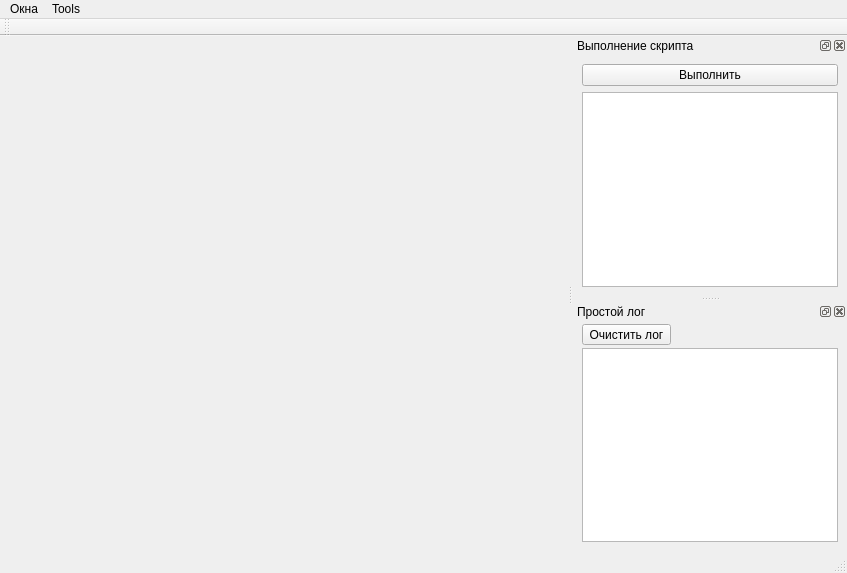
<?xml version="1.0" encoding="UTF-8"?>
<ui version="4.0">
 <class>MainWindow</class>
 <widget class="QMainWindow" name="MainWindow">
  <property name="geometry">
   <rect>
    <x>0</x>
    <y>0</y>
    <width>847</width>
    <height>573</height>
   </rect>
  </property>
  <widget class="QWidget" name="centralwidget">
   <layout class="QVBoxLayout" name="verticalLayout"/>
  </widget>
  <widget class="QMenuBar" name="menubar">
   <property name="geometry">
    <rect>
     <x>0</x>
     <y>0</y>
     <width>847</width>
     <height>21</height>
    </rect>
   </property>
   <widget class="QMenu" name="menuDockWindow">
    <property name="title">
     <string>Окна</string>
    </property>
   </widget>
   <widget class="QMenu" name="menuTools">
    <property name="title">
     <string>Tools</string>
    </property>
   </widget>
   <addaction name="menuDockWindow"/>
   <addaction name="menuTools"/>
  </widget>
  <widget class="QStatusBar" name="statusbar"/>
  <widget class="QDockWidget" name="dock_widget_exec">
   <property name="windowTitle">
    <string>Выполнение скрипта</string>
   </property>
   <attribute name="dockWidgetArea">
    <number>2</number>
   </attribute>
   <widget class="QWidget" name="dockWidgetContents_2">
    <layout class="QVBoxLayout" name="verticalLayout_2">
     <item>
      <widget class="QPushButton" name="button_exec">
       <property name="text">
        <string>Выполнить</string>
       </property>
       <property name="shortcut">
        <string>Ctrl+Return</string>
       </property>
      </widget>
     </item>
     <item>
      <widget class="QPlainTextEdit" name="code"/>
     </item>
    </layout>
   </widget>
  </widget>
  <widget class="QDockWidget" name="dock_widget_simple_log">
   <property name="windowTitle">
    <string>Простой лог</string>
   </property>
   <attribute name="dockWidgetArea">
    <number>2</number>
   </attribute>
   <widget class="QWidget" name="dockWidgetContents">
    <layout class="QVBoxLayout" name="verticalLayout_3">
     <property name="spacing">
      <number>3</number>
     </property>
     <property name="topMargin">
      <number>3</number>
     </property>
     <item>
      <widget class="QToolButton" name="clear_slog">
       <property name="toolTip">
        <string>Очистить лог</string>
       </property>
       <property name="statusTip">
        <string>Очистить лог</string>
       </property>
       <property name="text">
        <string>Очистить лог</string>
       </property>
      </widget>
     </item>
     <item>
      <widget class="QPlainTextEdit" name="simple_log"/>
     </item>
    </layout>
   </widget>
  </widget>
  <widget class="QToolBar" name="toolBarGeneral">
   <property name="windowTitle">
    <string>General</string>
   </property>
   <attribute name="toolBarArea">
    <enum>TopToolBarArea</enum>
   </attribute>
   <attribute name="toolBarBreak">
    <bool>false</bool>
   </attribute>
  </widget>
 </widget>
 <resources/>
 <connections>
  <connection>
   <sender>clear_slog</sender>
   <signal>clicked()</signal>
   <receiver>simple_log</receiver>
   <slot>clear()</slot>
   <hints>
    <hint type="sourcelabel">
     <x>612</x>
     <y>345</y>
    </hint>
    <hint type="destinationlabel">
     <x>709</x>
     <y>452</y>
    </hint>
   </hints>
  </connection>
 </connections>
</ui>
